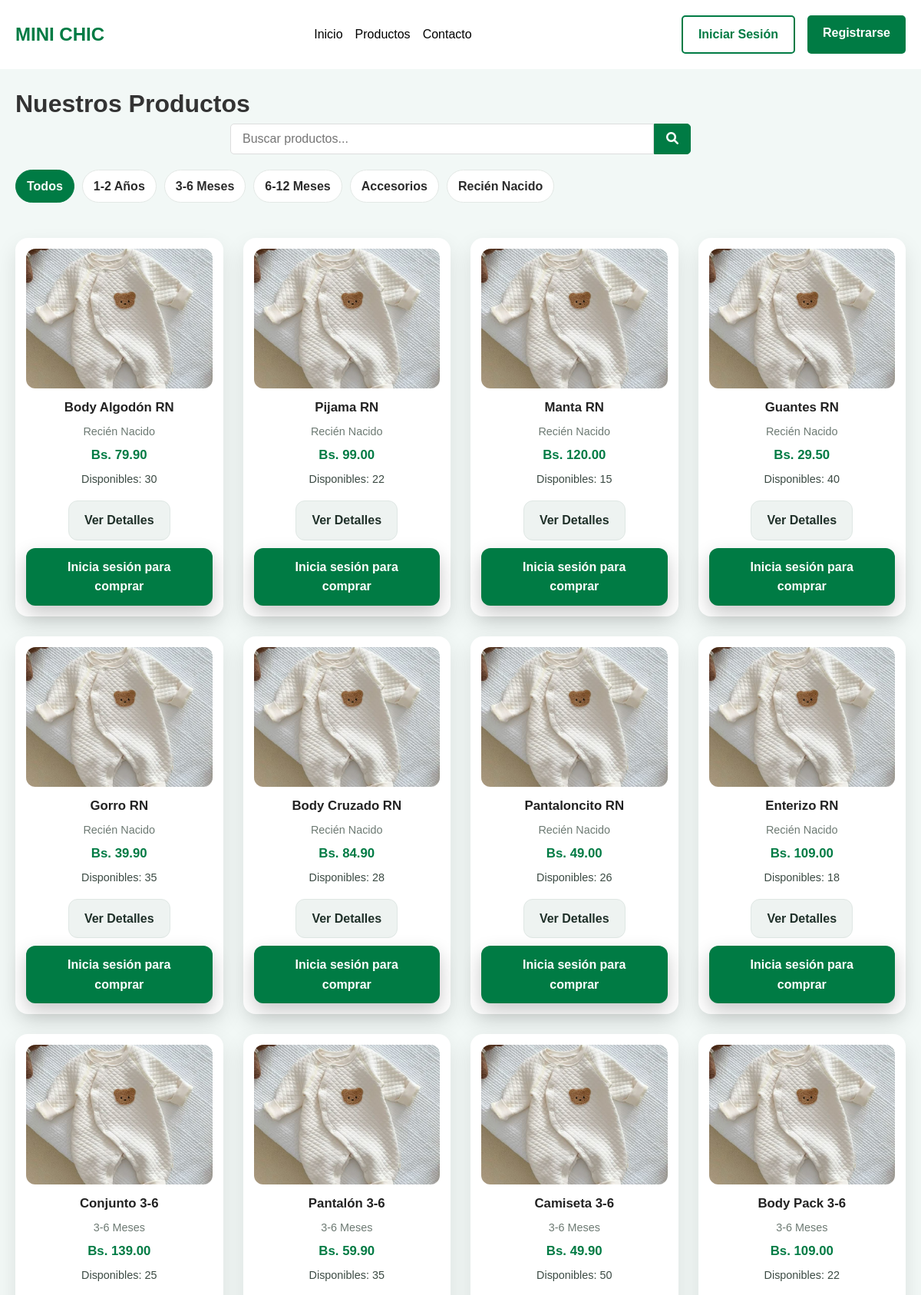
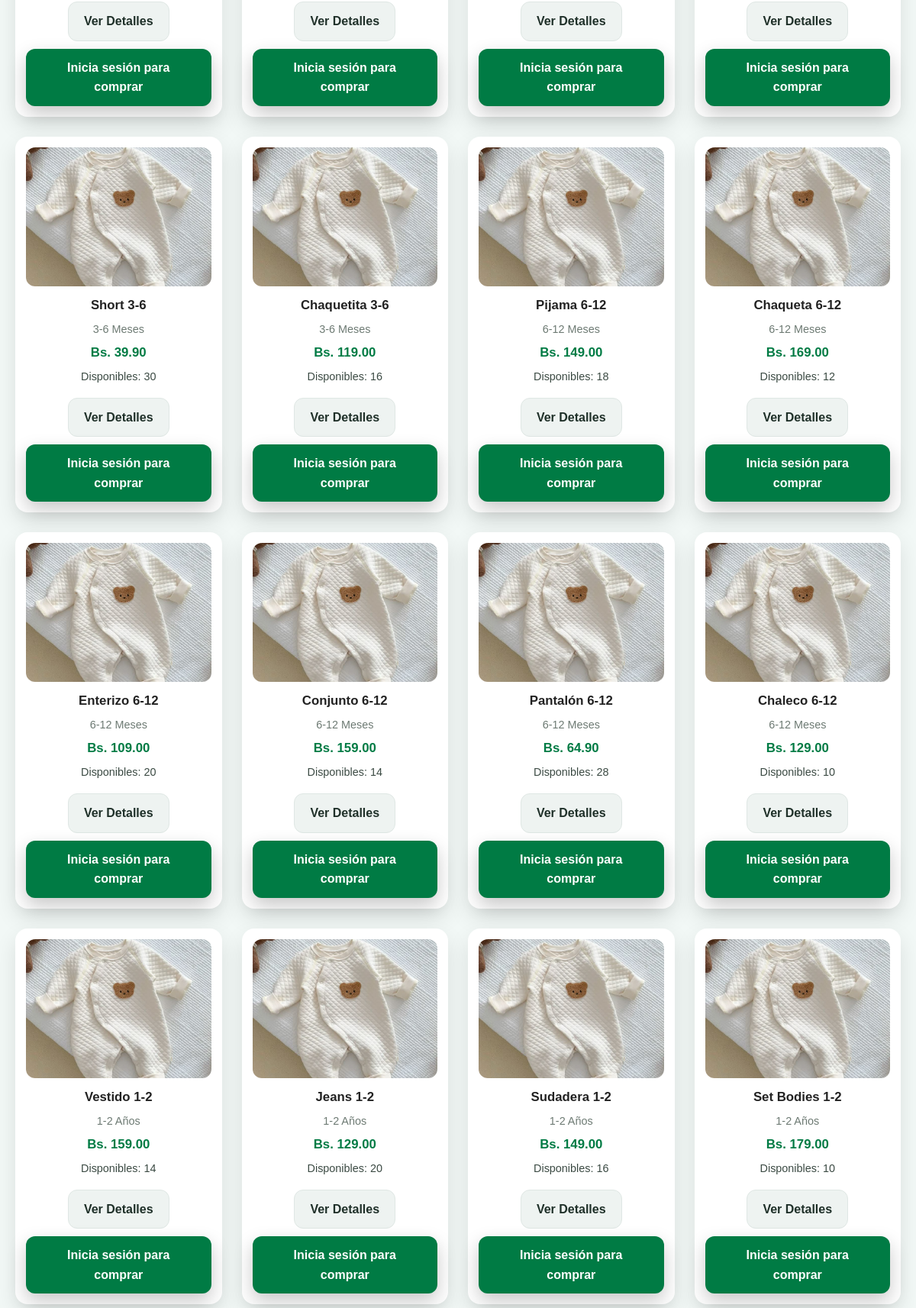
The app's page /cliente/pages/productos.php (upper part) with its own data (2 pictures, top to bottom).
### tables this page shows
CREATE TABLE categorias (
    id INT AUTO_INCREMENT PRIMARY KEY,
    nombre VARCHAR(50) NOT NULL,
    descripcion TEXT
);

CREATE TABLE productos (
    id INT AUTO_INCREMENT PRIMARY KEY,
    nombre VARCHAR(100) NOT NULL,
    descripcion TEXT NOT NULL,
    precio DECIMAL(10,2) NOT NULL,
    categoria_id INT,
    imagen VARCHAR(255),
    stock INT DEFAULT 0,
    activo BOOLEAN DEFAULT TRUE,
    destacado BOOLEAN DEFAULT FALSE,   
    fecha_creacion TIMESTAMP DEFAULT CURRENT_TIMESTAMP,
    FOREIGN KEY (categoria_id) REFERENCES categorias(id)
);

### cliente/controllers/productos_controller.php (called while the page is built, shortened)
<?php
require_once __DIR__ . '/../../config/database.php';
require_once __DIR__ . '/../../auth/session.php';
require_once __DIR__ . '/../../auth/functions.php';
require_once __DIR__ . '/../../administrador/models/Producto.php';
$productoModel = new ProductoModel($pdo);
$categoria_filtro = $_GET['categoria'] ?? '';
$buscar_filtro = $_GET['buscar'] ?? '';
$filtros = [
    'categoria_id' => $categoria_filtro,
    'buscar' => $buscar_filtro,
    'activo' => 1
];
$productos = $productoModel->getAll($filtros);
$categorias = $productoModel->getCategorias();
?>

### administrador/models/Producto.php (called while the page is built, shortened)
<?php
class ProductoModel {
    private $pdo;
    public function __construct($pdo) {
        $this->pdo = $pdo;
    }
    public function getAll($filtros = []) {
        $where_conditions = [];
        $params = [];
        $limit_sql = '';
        if (isset($filtros['activo'])) {
            $where_conditions[] = 'p.activo = ?';
            $params[] = $filtros['activo'];
        }
        $sql_where = '';
        if (!empty($where_conditions)) {
            $sql_where = 'WHERE ' . implode(' AND ', $where_conditions);
        }
        $sql = "SELECT p.*, c.nombre as categoria_nombre
                FROM productos p
                LEFT JOIN categorias c ON p.categoria_id = c.id
                {$sql_where}
                ORDER BY p.fecha_creacion DESC
                {$limit_sql}";
        $stmt = $this->pdo->prepare($sql);
        $stmt->execute($params);
        return $stmt->fetchAll();
    }
    public function getCategorias() {
        $stmt = $this->pdo->query("SELECT * FROM categorias ORDER BY nombre");
        return $stmt->fetchAll();
    }
}
?>

### auth/functions.php (called while the page is built, shortened)
<?php
function formatPrice($price) {
    return 'Bs. ' . number_format($price, 2);
}
?>

### auth/session.php (called while the page is built, shortened)
<?php
function isLoggedIn() {
    return isset($_SESSION['usuario_id']);
}
?>

### cliente/pages/productos.php (the view, shortened to what this page needs)
<?php
require_once '../controllers/productos_controller.php';
include '../../public/componentes/header.php';
?>
<link rel="stylesheet" href="/proyecto-01/cliente/styles/lista-productos.css">
<main>
    <div class="container">
        <h1>Nuestros Productos</h1>
        <div class="search-bar">
            <form action="/proyecto-01/cliente/pages/productos.php" method="GET">
                <input type="text" name="buscar" placeholder="Buscar productos..." value="<?php echo htmlspecialchars($buscar_filtro); ?>">
                <button type="submit"><i class="fas fa-search"></i></button>
            </form>
        </div>
        <div class="filters">
            <a href="/proyecto-01/cliente/pages/productos.php" class="filter-btn <?php echo !$categoria_filtro ? 'active' : ''; ?>">
                Todos
            </a>
            <?php foreach ($categorias as $categoria): ?>
                <a href="/proyecto-01/cliente/pages/productos.php?categoria=<?php echo $categoria['id']; ?>"
                    class="filter-btn <?php echo $categoria_filtro == $categoria['id'] ? 'active' : ''; ?>">
                    <?php echo htmlspecialchars($categoria['nombre']); ?>
                </a>
            <?php endforeach; ?>
        </div>
        <div class="products-grid">
            <?php if (empty($productos)): ?>
                <p>No se encontraron productos que coincidan con tu búsqueda.</p>
            <?php else: ?>
                <?php foreach ($productos as $producto): ?>
                    <div class="product-card">
                        <img src="/proyecto-01/public/<?php echo $producto['imagen']; ?>"
                            alt="<?php echo htmlspecialchars($producto['nombre']); ?>">
                        <div class="product-info">
                            <h3><?php echo htmlspecialchars($producto['nombre']); ?></h3>
                            <p class="category"><?php echo htmlspecialchars($producto['categoria_nombre']); ?></p>
                            <p class="price"><?php echo formatPrice($producto['precio']); ?></p>
                            <p class="stock <?php echo ($producto['stock'] <= 5 && $producto['stock'] > 0) ? 'low-stock' : ''; ?>">
                                <?php
                                if ($producto['stock'] > 0) {
                                    echo 'Disponibles: ' . $producto['stock'];
                                } else {
                                    echo '<span class="out-of-stock">Agotado</span>';
                                }
                                ?>
                            </p>
                            <div class="product-actions">
                                <a href="/proyecto-01/cliente/pages/producto_detalle.php?id=<?php echo $producto['id']; ?>"
                                    class="btn btn-secondary">Ver Detalles</a>
                                <?php if (isLoggedIn()): ?>
                                    <?php if ($producto['stock'] > 0): ?>
                                        <form action="/proyecto-01/cliente/pages/carrito.php" method="POST" style="display: inline;">
                                            <input type="hidden" name="action" value="add">
                                            <input type="hidden" name="id" value="<?php echo $producto['id']; ?>">
                                            <input type="hidden" name="return_url" value="/proyecto-01/cliente/pages/productos.php?<?php echo http_build_query($_GET); ?>">
                                            <button type="submit" class="btn btn-primary">
                                                <i class="fas fa-cart-plus"></i> Agregar
                                            </button>
                                        </form>
                                    <?php else: ?>
                                        <button class="btn btn-primary" disabled>Agotado</button>
                                    <?php endif; ?>
                                <?php else: ?>
                                    <a href="/proyecto-01/auth/login.php" class="btn btn-primary">Inicia sesión para comprar</a>
                                <?php endif; ?>
                            </div>
                        </div>
                    </div>
                <?php endforeach; ?>
            <?php endif; ?>
        </div>
    </div>
</main>

### cliente/styles/base.css (style rules this page uses)
:root { --primary-color: #ff9eb5; --secondary-color: #87ceeb; --accent-color: #ffd700; --text-color: #333; --light-bg: #fef9f3; --white: #ffffff; --gray-light: #f8f9fa; --gray-medium: #6c757d; --success: #28a745; --error: #dc3545; }
* { margin: 0; padding: 0; box-sizing: border-box; }
body { font-family: "Arial", sans-serif; line-height: 1.6; color: var(--text-color); background-color: var(--light-bg); }
.container { max-width: 1200px; margin: 0 auto; padding: 0 20px; }
.btn { display: inline-block; padding: 0.75rem 1.5rem; border: none; border-radius: 25px; text-decoration: none; cursor: pointer; transition: all 0.3s; font-size: 1rem; }
.btn-primary { background-color: var(--primary-color); color: white; }
.btn-secondary { background-color: var(--secondary-color); color: white; }

### public/global.css (style rules this page uses)
* { margin: 0; padding: 0; box-sizing: border-box; font-family: sans-serif; }
.container { max-width: 1300px; margin: 0 auto; padding: 0 20px; }
.btn { display: inline-block; background: #007B44; color: #fff; padding: 12px 20px; border-radius: 12px; font-weight: 700; text-decoration: none; box-shadow: 0 10px 24px rgba(0,0,0,.22); transition: background .2s, box-shadow .2s, transform .05s; }

### cliente/styles/lista-productos.css (style rules this page uses)
main { background: #F2F8F6; }
main .container { padding-top: 20px; padding-bottom: 40px; }
.products-grid { display: grid; grid-template-columns: repeat(auto-fill, minmax(260px, 1fr)); gap: 26px; padding: 20px 0 10px; }
.search-bar { margin-bottom: 20px; }
.search-bar form { display: flex; width: 100%; max-width: 600px; margin: 0 auto; }
.search-bar input { flex-grow: 1; padding: 10px 15px; font-size: 1rem; border: 1px solid #ddd; border-radius: 5px 0 0 5px; outline: none; }
.search-bar button { padding: 10px 15px; font-size: 1rem; border: 1px solid #007B44; background-color: #007B44; color: white; border-radius: 0 5px 5px 0; cursor: pointer; outline: none; }
.product-card { background: #fff; border-radius: 16px; box-shadow: 0 12px 28px rgba(0,0,0,.10); padding: 14px; display: flex; flex-direction: column; transition: transform .15s ease, box-shadow .15s ease; }
.product-card img { width: 100%; aspect-ratio: 4 / 3; object-fit: cover; border-radius: 12px; display: block; }
.product-card .product-info { margin-top: 12px; display: flex; flex-direction: column; gap: 6px; text-align: center; }
.product-card h3 { margin: 0; font-size: 1.05rem; color: #222; }
.product-card .category { font-size: .9rem; color: #6d7a73; }
.product-card .price { font-weight: 700; color: #007B44; font-size: 1.05rem; }
.product-card .stock { font-size: .9rem; color:#3b4a43; }
.product-actions { margin-top: 10px; display: flex; gap: 10px; justify-content: center; flex-wrap: wrap; }
.btn-secondary { background:#EEF3F1; color:#1f3029; border:1px solid #DFE7E4; box-shadow:none; }
.filters { display:flex; flex-wrap:wrap; gap:10px; margin: 10px 0 20px; align-items:center; overflow-x:auto; padding-bottom:6px; }
.filter-btn { display:inline-block; padding:8px 14px; border-radius:999px; font-weight:600; text-decoration:none; white-space:nowrap; border:1px solid #E3E8E5; background:#fff; color:#2b2b2b; transition:background .2s, color .2s, border-color .2s, box-shadow .2s; }
.filter-btn.active { background:#007B44; color:#fff; border-color:#007B44; }

### records on screen
categorias: nombre "1-2 Años"
categorias: nombre "3-6 Meses"
categorias: nombre "6-12 Meses"
categorias: nombre "Accesorios"
categorias: nombre "Recién Nacido"
productos: nombre "Body Algodón RN", categoria.nombre "Recién Nacido", precio "Bs. 79.90", stock "30"
productos: nombre "Pijama RN", categoria.nombre "Recién Nacido", precio "Bs. 99.00", stock "22"
productos: nombre "Manta RN", categoria.nombre "Recién Nacido", precio "Bs. 120.00", stock "15"
productos: nombre "Guantes RN", categoria.nombre "Recién Nacido", precio "Bs. 29.50", stock "40"
productos: nombre "Gorro RN", categoria.nombre "Recién Nacido", precio "Bs. 39.90", stock "35"
productos: nombre "Body Cruzado RN", categoria.nombre "Recién Nacido", precio "Bs. 84.90", stock "28"
productos: nombre "Pantaloncito RN", categoria.nombre "Recién Nacido", precio "Bs. 49.00", stock "26"
productos: nombre "Enterizo RN", categoria.nombre "Recién Nacido", precio "Bs. 109.00", stock "18"
productos: nombre "Conjunto 3-6", categoria.nombre "3-6 Meses", precio "Bs. 139.00", stock "25"
productos: nombre "Pantalón 3-6", categoria.nombre "3-6 Meses", precio "Bs. 59.90", stock "35"
productos: nombre "Camiseta 3-6", categoria.nombre "3-6 Meses", precio "Bs. 49.90", stock "50"
productos: nombre "Body Pack 3-6", categoria.nombre "3-6 Meses", precio "Bs. 109.00", stock "22"
productos: nombre "Short 3-6", categoria.nombre "3-6 Meses", precio "Bs. 39.90", stock "30"
productos: nombre "Chaquetita 3-6", categoria.nombre "3-6 Meses", precio "Bs. 119.00", stock "16"
productos: nombre "Pijama 6-12", categoria.nombre "6-12 Meses", precio "Bs. 149.00", stock "18"
productos: nombre "Chaqueta 6-12", categoria.nombre "6-12 Meses", precio "Bs. 169.00", stock "12"
productos: nombre "Enterizo 6-12", categoria.nombre "6-12 Meses", precio "Bs. 109.00", stock "20"
productos: nombre "Conjunto 6-12", categoria.nombre "6-12 Meses", precio "Bs. 159.00", stock "14"
productos: nombre "Pantalón 6-12", categoria.nombre "6-12 Meses", precio "Bs. 64.90", stock "28"
productos: nombre "Chaleco 6-12", categoria.nombre "6-12 Meses", precio "Bs. 129.00", stock "10"
productos: nombre "Vestido 1-2", categoria.nombre "1-2 Años", precio "Bs. 159.00", stock "14"
productos: nombre "Jeans 1-2", categoria.nombre "1-2 Años", precio "Bs. 129.00", stock "20"
productos: nombre "Sudadera 1-2", categoria.nombre "1-2 Años", precio "Bs. 149.00", stock "16"
productos: nombre "Set Bodies 1-2", categoria.nombre "1-2 Años", precio "Bs. 179.00", stock "10"
